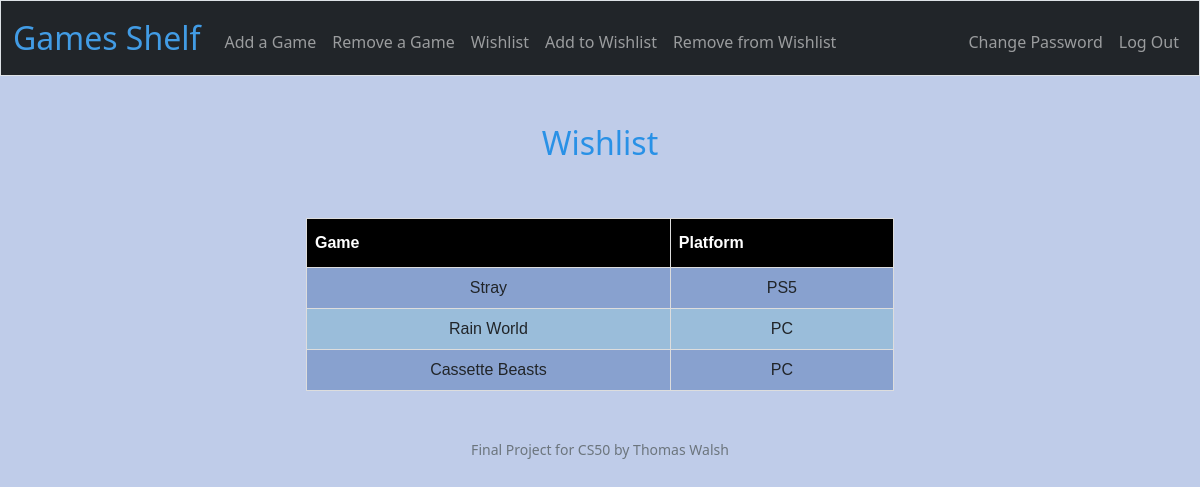
The page /wishlist (signed in) on the database its author committed.
### tables this page shows
CREATE TABLE wishlist (
id INTEGER PRIMARY KEY AUTOINCREMENT DEFAULT 0,
name TEXT NOT NULL,
platform TEXT
, user_id INTEGER);

### app.py (the view)
@app.route("/wishlist")
@login_required
def wishlist():
    games = db.execute("SELECT name, platform FROM wishlist WHERE user_id = ?", session["user_id"])
    data_list = [{'name': game["name"],
                'platform': game["platform"]}
                        for game in games]
    return render_template("wishlist.html", games = data_list)

### app.py (called while the page is built)
def login_required(f):
    @wraps(f)
    def decorated_function(*args, **kwargs):
        if session.get("user_id") is None:
            return redirect("/login")
        return f(*args, **kwargs)
    return decorated_function

### templates/wishlist.html (shortened to what this page needs)
{% extends "layout.html" %}
{% block main %}
    <h2>Wishlist</h2>
    <br><br>
        <table id="games">
            <thead>
                <tr>
                    <th>Game</th>
                    <th>Platform</th>
                </tr>
            </thead>
            <tbody>
                {% for game in games %}
                    <tr>
                        <td>{{ game.name }}</td>
                        <td>{{ game.platform }}</td>
                    </tr>
                {% endfor %}
            </tbody>
        </table>
{% endblock %}

### static/styles.css (style rules this page uses)
h2 { color:#2991e6; }
body { background-color: rgba(191, 204, 233, 0.993); }
#games { font-family: Arial, Helvetica, sans-serif; border-collapse: collapse; width: 50%; margin-left: auto; margin-right: auto; }
#games td, #games th { border: 1px solid #dddddd; padding: 8px; }
#games tr:nth-child(even) { background-color: #9abdda; }
#games tr:nth-child(odd) { background-color: #88a1cf; }
#games th { padding-top: 12px; padding-bottom: 12px; text-align: left; background-color: #000000; color: white; }

### rows shown on the page
wishlist: name "Stray", platform "PS5"
wishlist: name "Rain World", platform "PC"
wishlist: name "Cassette Beasts", platform "PC"
